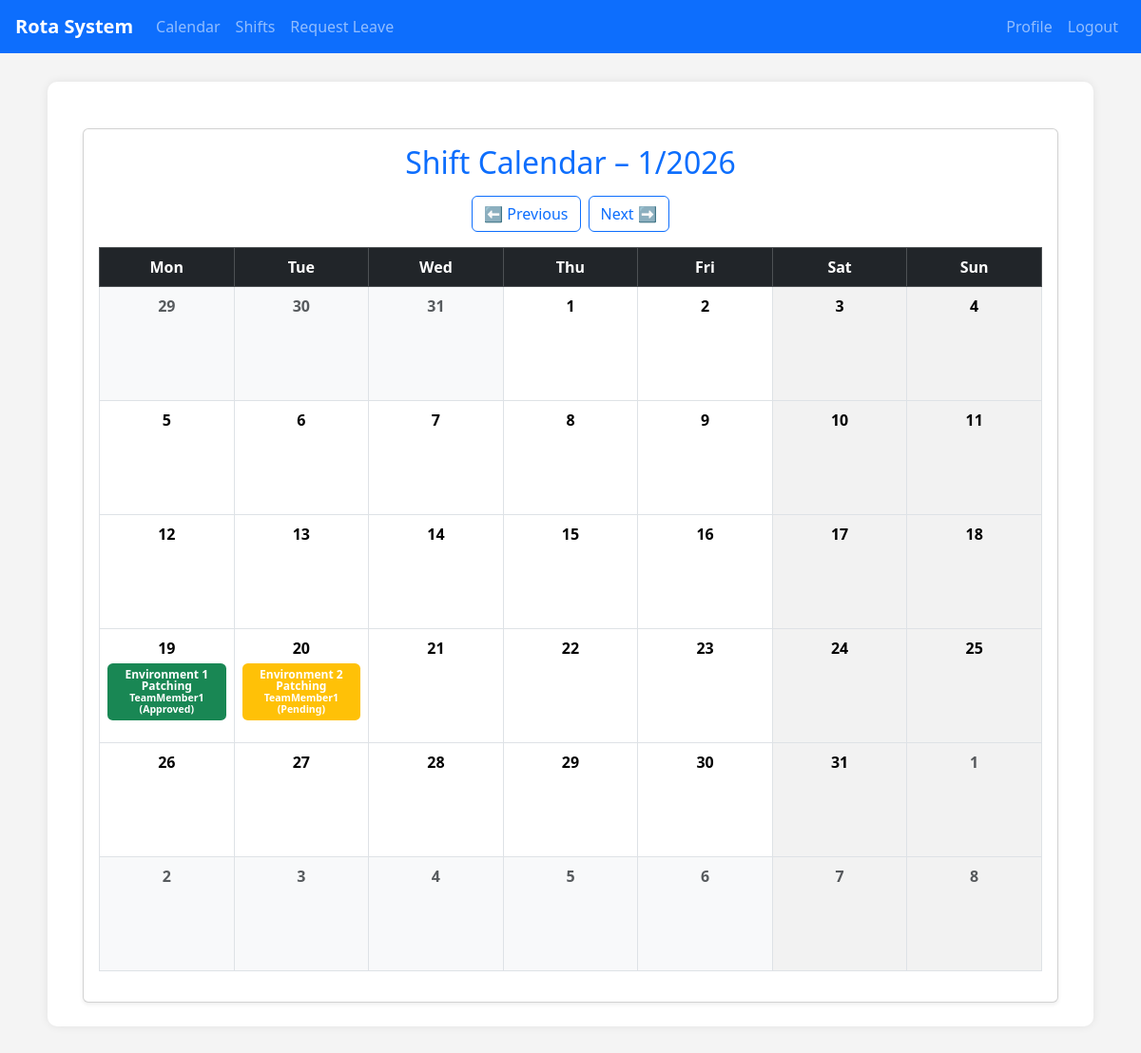
The page /rota/calendar/ (signed in) on the database its author committed.
### rota/models.py (models this page shows, shortened)
class Shift(models.Model):
    title = models.CharField(max_length=100)
    user = models.ForeignKey('accounts.CustomUser', on_delete=models.CASCADE)
    start = models.DateTimeField()
    end = models.DateTimeField()
    team = models.ForeignKey(Team, null=True, blank=True, on_delete=models.SET_NULL)
    role_required = models.ForeignKey(Role, null=True, blank=True, on_delete=models.SET_NULL)
    STATUS_CHOICES = [
        ('pending', 'Pending'),
        ('approved', 'Approved'),
        ('rejected', 'Rejected'),
    ]
    status = models.CharField(max_length=20, choices=STATUS_CHOICES, default='pending')
    is_on_call = models.BooleanField(default=False)

### accounts/models.py (models this page shows, shortened)
class CustomUser(AbstractUser):
    email = models.EmailField(unique=True)
    ROLE_CHOICES = [
        ('team_member', 'Team Member'),
        ('rota_manager', 'Rota Manager'),
        ('service_manager', 'Service Manager'),
        ('system_admin', 'System Admin'),
        ('automation_bot', 'Automation Bot'),
    ]
    role = models.CharField(max_length=20, choices=ROLE_CHOICES, default='team_member')
    role_profile = models.ForeignKey(Role, null=True, blank=True, on_delete=models.SET_NULL)
    team = models.ForeignKey(Team, null=True, blank=True, on_delete=models.SET_NULL, related_name='members')
    skills = models.ManyToManyField(Skill, blank=True)
    department = models.CharField(max_length=100, blank=True)
    phone = models.CharField(max_length=20, blank=True)
    default_start_time = models.TimeField(null=True, blank=True, help_text="e.g. 09:00")
    default_end_time = models.TimeField(null=True, blank=True, help_text="e.g. 17:00")
    timezone = models.CharField(max_length=50, default='Europe/London')
    USERNAME_FIELD = 'email'
    REQUIRED_FIELDS = ['username']
    def has_role(self, *codes: str) -> bool:
        if self.role in codes:
            return True
        if self.role_profile and self.role_profile.code in codes:
            return True
        return False

### rota/views.py (the view)
# urls.py: path("calendar/", views.calendar_view, name="calendar"),
@login_required
def calendar_view(request):
    today = date.today()
    year = int(request.GET.get("year", today.year))
    month = int(request.GET.get("month", today.month))
    if month < 1:
        month = 12
        year -= 1
    elif month > 12:
        month = 1
        year += 1
    first_day = date(year, month, 1)
    last_day = date(year, month, monthrange(year, month)[1])
    if is_reporting(request.user):
        shifts = Shift.objects.filter(start__date__gte=first_day, start__date__lte=last_day)
    else:
        shifts = Shift.objects.filter(user=request.user, start__date__gte=first_day, start__date__lte=last_day)
    month_calendar = []
    start_week = first_day - timedelta(days=first_day.weekday())
    for week in range(6):
        week_days = []
        for day in range(7):
            current = start_week + timedelta(days=week * 7 + day)
            day_shifts = shifts.filter(start__date=current)
            week_days.append({
                "date": current,
                "shifts": day_shifts,
                "is_current_month": current.month == month
            })
        month_calendar.append(week_days)
    context = {
        "calendar": month_calendar,
        "month": month,
        "year": year,
    }
    return render(request, "rota/calendar.html", context)

### accounts/templatetags/role_tags.py (called while the page is built)
@register.filter
def has_role(user, roles: str) -> bool:
    if not user or not hasattr(user, "has_role"):
        return False
    codes = [code.strip() for code in roles.split(",") if code.strip()]
    return user.has_role(*codes)

### rota/views.py (called while the page is built)
def is_reporting(user):
    return user.has_role('service_manager', 'rota_manager', 'system_admin') or user.is_staff or user.is_superuser

### rota/templates/rota/calendar.html (shortened to what this page needs)
{% extends "base.html" %}
{% block content %}
<div class="container mt-4">
    <div class="card shadow-sm">
        <div class="card-body">
            <h2 class="text-primary text-center mb-3">
                Shift Calendar – {{ month }}/{{ year }}
            </h2>
            <div class="d-flex justify-content-center mb-3">
                <a href="?month={{ month|add:"-1" }}&year={{ year }}"
                   class="btn btn-outline-primary me-2">
                    ⬅ Previous
                </a>
                <a href="?month={{ month|add:"1" }}&year={{ year }}"
                   class="btn btn-outline-primary">
                    Next ➡
                </a>
            </div>
            <div class="table-responsive">
                <table class="table table-bordered text-center align-middle table-fixed">
                    <thead class="table-dark">
                        <tr>
                            <th>Mon</th>
                            <th>Tue</th>
                            <th>Wed</th>
                            <th>Thu</th>
                            <th>Fri</th>
                            <th>Sat</th>
                            <th>Sun</th>
                        </tr>
                    </thead>
                    <tbody>
                        {% for week in calendar %}
                        <tr>
                            {% for day in week %}
                            {% with day.date|date:"N" as weekday %}
                            <td class="{% if not day.is_current_month %}bg-light text-muted{% endif %}{% if weekday == "6" or weekday == "7" %} weekend{% endif %}"
                                style="height: 120px; vertical-align: top;">
                            {% endwith %}
                                <strong>{{ day.date.day }}</strong>
                                {% for shift in day.shifts %}
                                    <div class="mt-1">
                                        <span class="badge shift-badge {% if shift.status == 'pending' %}bg-warning{% elif shift.status == 'approved' %}bg-success{% else %}bg-danger{% endif %}">
                                            {{ shift.title }}<br>
                                            <small>{{ shift.user.username }} ({{ shift.status|title }})</small>
                                        </span>
                                    </div>
                                {% endfor %}
                            </td>
                            {% endfor %}
                        </tr>
                        {% endfor %}
                    </tbody>
                </table>
            </div>
        </div>
    </div>
</div>
{% endblock %}

### teamrota/templates/base.html (style rules this page uses)
body { background: #f4f4f4; }

### rota/templates/rota/calendar.html (style rules this page uses)
.table-fixed { table-layout: fixed; width: 100%; }
.table-fixed th, .table-fixed td { width: 14.2857%; overflow: hidden; word-break: break-word; }
.table.table-bordered.table-fixed tbody tr td:nth-child(6), .table.table-bordered.table-fixed tbody tr td:nth-child(7) { background-color: #f2f2f2 !important; }
.shift-badge { display: block; max-width: 100%; white-space: normal; overflow: hidden; text-overflow: ellipsis; padding: .35rem .5rem; border-radius: .35rem; }

### rows shown on the page
Shift: title "Environment 1 Patching", user.username "TeamMember1", status "Approved"
Shift: title "Environment 2 Patching", user.username "TeamMember1", status "Pending"

### other values the page prints
{{ month }} "1"
{{ year }} "2026"
{{ day.date.day }} "29" "30" "31" "1" "2" "3" "4" "5" "6" "7" "8" "9" "10" "11" "12" "13" "14" "15" "16" "17" "18" "19" "20" "21" "22" "23" "24" "25" "26" "27" "28" "29" "30" "31" "1" "2" "3" "4" "5" "6" "7" "8"
